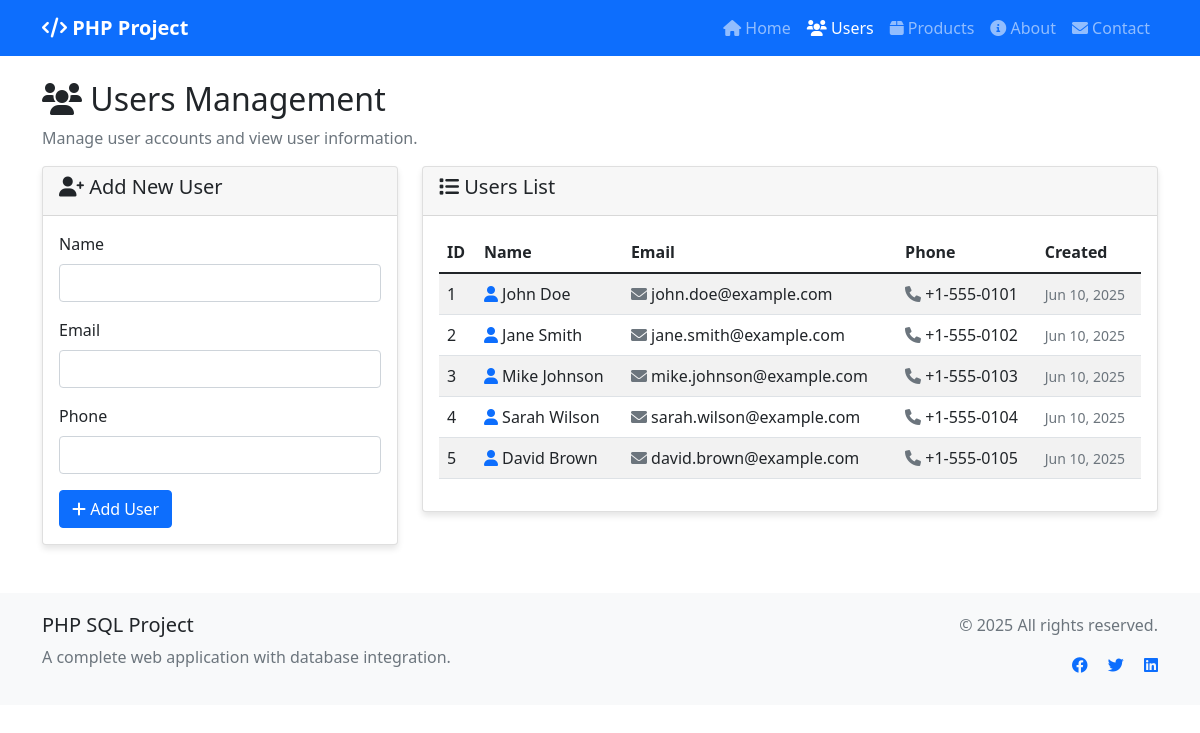
The page /users.php on the database its author committed.
### tables this page shows
CREATE TABLE IF NOT EXISTS users (
    id INT AUTO_INCREMENT PRIMARY KEY,
    name VARCHAR(100) NOT NULL,
    email VARCHAR(100) NOT NULL UNIQUE,
    phone VARCHAR(20),
    created_at TIMESTAMP DEFAULT CURRENT_TIMESTAMP
);

### users.php (the view, shortened to what this page needs)
<?php
include 'includes/header.php';
$database = new Database();
$db = $database->getConnection();
try {
    $query = "SELECT * FROM users ORDER BY created_at DESC";
    $stmt = $db->prepare($query);
    $stmt->execute();
    $users = $stmt->fetchAll(PDO::FETCH_ASSOC);
} catch(PDOException $e) {
    $users = [];
    $error_message = "Error fetching users: " . $e->getMessage();
}
?>
<div class="row">
    <div class="col-12">
        <h2><i class="fas fa-users"></i> Users Management</h2>
        <p class="text-muted">Manage user accounts and view user information.</p>
    </div>
</div>
<div class="row">
    <div class="col-md-4">
        <div class="card">
            <div class="card-header">
                <h5><i class="fas fa-user-plus"></i> Add New User</h5>
            </div>
            <div class="card-body">
                <form method="POST">
                    <div class="mb-3">
                        <label for="name" class="form-label">Name</label>
                        <input type="text" class="form-control" id="name" name="name" required>
                    </div>
                    <div class="mb-3">
                        <label for="email" class="form-label">Email</label>
                        <input type="email" class="form-control" id="email" name="email" required>
                    </div>
                    <div class="mb-3">
                        <label for="phone" class="form-label">Phone</label>
                        <input type="tel" class="form-control" id="phone" name="phone">
                    </div>
                    <button type="submit" name="add_user" class="btn btn-primary">
                        <i class="fas fa-plus"></i> Add User
                    </button>
                </form>
            </div>
        </div>
    </div>
    <div class="col-md-8">
        <div class="card">
            <div class="card-header">
                <h5><i class="fas fa-list"></i> Users List</h5>
            </div>
            <div class="card-body">
                <?php if (empty($users)): ?>
                    <div class="text-center py-4">
                        <i class="fas fa-users fa-3x text-muted mb-3"></i>
                        <p class="text-muted">No users found. Add your first user!</p>
                    </div>
                <?php else: ?>
                    <div class="table-responsive">
                        <table class="table table-striped">
                            <thead>
                                <tr>
                                    <th>ID</th>
                                    <th>Name</th>
                                    <th>Email</th>
                                    <th>Phone</th>
                                    <th>Created</th>
                                </tr>
                            </thead>
                            <tbody>
                                <?php foreach ($users as $user): ?>
                                    <tr>
                                        <td><?php echo htmlspecialchars($user['id']); ?></td>
                                        <td>
                                            <i class="fas fa-user text-primary"></i>
                                            <?php echo htmlspecialchars($user['name']); ?>
                                        </td>
                                        <td>
                                            <i class="fas fa-envelope text-muted"></i>
                                            <?php echo htmlspecialchars($user['email']); ?>
                                        </td>
                                        <td>
                                            <i class="fas fa-phone text-muted"></i>
                                            <?php echo htmlspecialchars($user['phone'] ?? 'N/A'); ?>
                                        </td>
                                        <td>
                                            <small class="text-muted">
                                                <?php echo date('M j, Y', strtotime($user['created_at'])); ?>
                                            </small>
                                        </td>
                                    </tr>
                                <?php endforeach; ?>
                            </tbody>
                        </table>
                    </div>
                <?php endif; ?>
            </div>
        </div>
    </div>
</div>
<?php include 'includes/footer.php'; ?>

### includes/header.php (style rules this page uses)
.card { box-shadow: 0 4px 6px rgba(0, 0, 0, 0.1); transition: transform 0.2s; }

### rows shown on the page
users: id "1", name "John Doe", email "john.doe@example.com", phone "+1-555-0101", created_at "Jun 10, 2025"
users: id "2", name "Jane Smith", email "jane.smith@example.com", phone "+1-555-0102", created_at "Jun 10, 2025"
users: id "3", name "Mike Johnson", email "mike.johnson@example.com", phone "+1-555-0103", created_at "Jun 10, 2025"
users: id "4", name "Sarah Wilson", email "sarah.wilson@example.com", phone "+1-555-0104", created_at "Jun 10, 2025"
users: id "5", name "David Brown", email "david.brown@example.com", phone "+1-555-0105", created_at "Jun 10, 2025"
